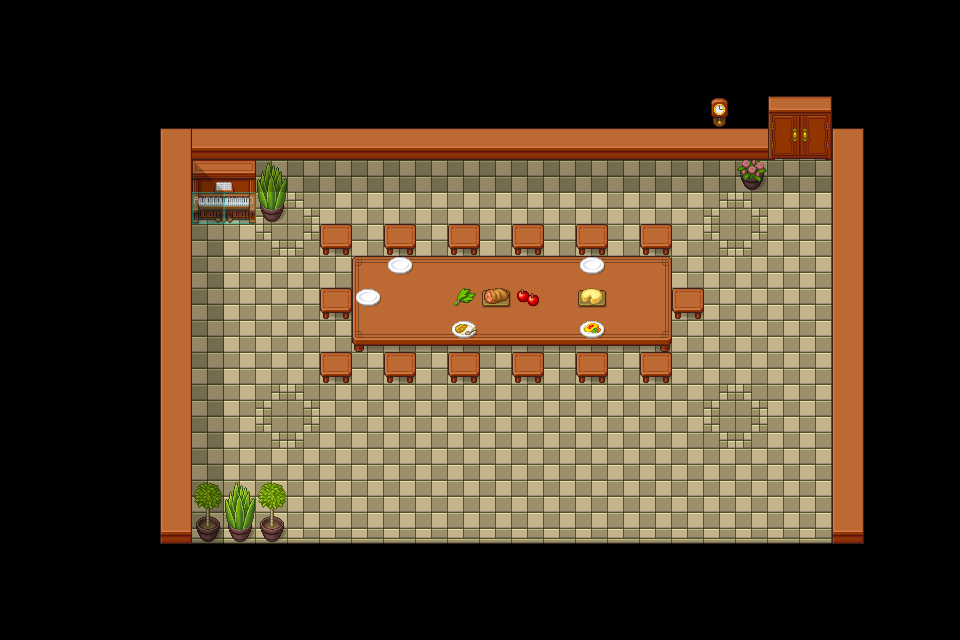

Below is a game level as drawn by its tile map, then a one-line description and the .tmx that defines it (tile-layer data replaced by summaries):
An orthogonal 30x20 tile map with 32x32 px tiles, 9 tile layers (Boden, Moebel, Objekte, Schatten, ...), 3 tilesets.

<map version="1.5" tiledversion="1.6.0" orientation="orthogonal" renderorder="right-down" width="30" height="20" tilewidth="32" tileheight="32" infinite="0" nextlayerid="13" nextobjectid="1">
 <editorsettings>
  <export target="zimmer.json" format="json" />
 </editorsettings>
 <tileset firstgid="1" name="Map Utilities" tilewidth="32" tileheight="32" tilecount="9" columns="9">
  <image source="tilesets/mapUtilities.png" width="288" height="32" />
  <tile id="3">
   <properties>
    <property name="collides" type="bool" value="true" />
   </properties>
  </tile>
 </tileset>
 <tileset firstgid="10" name="pipoBase-half" tilewidth="32" tileheight="32" tilecount="400" columns="8">
  <image source="tilesets/pipoBase-half.png" width="256" height="1600" />
 </tileset>
 <tileset firstgid="410" name="Slates" tilewidth="32" tileheight="32" tilecount="1288" columns="56">
  <image source="tilesets/Slates v.2 [32x32px orthogonal tileset by Ivan Voirol].png" width="1792" height="736" />
 </tileset>
 <layer id="1" name="Boden" width="30" height="20">
  <data>[600 cells, 286 non-empty, 13 distinct tile ids]</data>
 </layer>
 <layer id="5" name="Moebel" width="30" height="20">
  <data>[600 cells, 96 non-empty, 22 distinct tile ids]</data>
 </layer>
 <layer id="6" name="Objekte" width="30" height="20">
  <data>[600 cells, 19 non-empty, 13 distinct tile ids]</data>
 </layer>
 <objectgroup id="2" name="floorLayer" />
 <layer id="8" name="Schatten" width="30" height="20">
  <data>[600 cells, 30 non-empty, 2 distinct tile ids]</data>
 </layer>
 <layer id="3" name="start" width="30" height="20" opacity="0">
  <data>[600 cells, 5 non-empty, 1 distinct tile ids]</data>
 </layer>
 <layer id="9" name="wand" width="30" height="20" opacity="0">
  <data>[600 cells, 96 non-empty, 1 distinct tile ids]</data>
 </layer>
 <layer id="12" name="piano" width="30" height="20" opacity="0.38">
  <properties>
   <property name="loopAudio" type="bool" value="true" />
   <property name="playAudio" value="/music/tango-argentino.mp3" />
  </properties>
  <data>[600 cells, 2 non-empty, 1 distinct tile ids]</data>
 </layer>
 <layer id="10" name="exitSchrank" width="30" height="20" opacity="0">
  <properties>
   <property name="exitUrl" value="schrank.json" />
  </properties>
  <data>[600 cells, 2 non-empty, 1 distinct tile ids]</data>
 </layer>
 <layer id="11" name="startSchrank" width="30" height="20" opacity="0">
  <properties>
   <property name="startLayer" type="bool" value="true" />
  </properties>
  <data>[600 cells, 2 non-empty, 1 distinct tile ids]</data>
 </layer>
</map>
